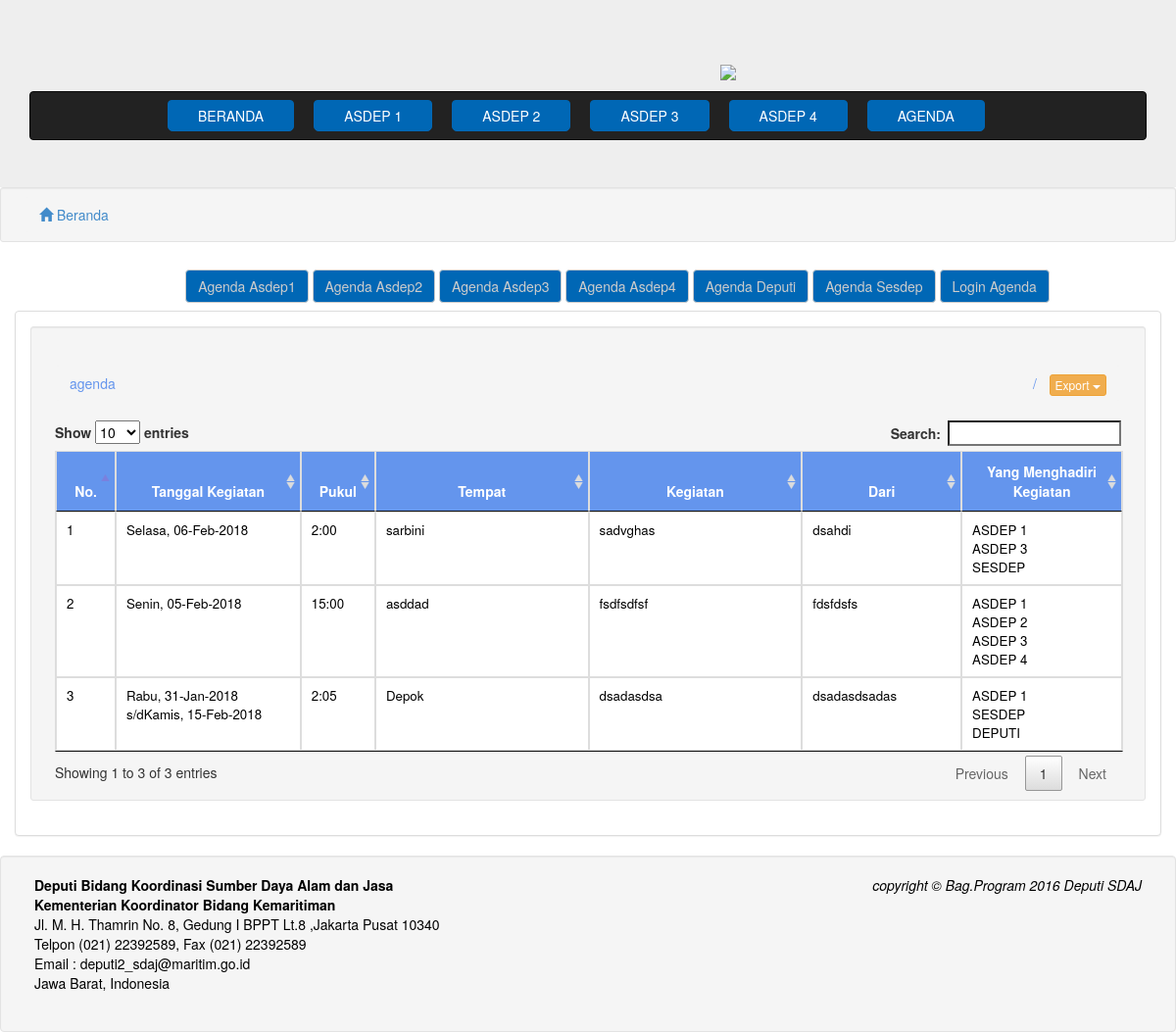
The page /index.php/agenda on the database its author committed.
### tables this page shows
CREATE TABLE `agenda` (
  `no` int(11) NOT NULL,
  `tanggal` datetime NOT NULL,
  `tanggal1` datetime DEFAULT NULL,
  `pukul` timestamp NOT NULL DEFAULT CURRENT_TIMESTAMP,
  `tempat` text NOT NULL,
  `kegiatan` text NOT NULL,
  `dari` text NOT NULL,
  `yg_menghadiri` text,
  `asdep1` int(11) DEFAULT NULL,
  `asdep2` int(11) DEFAULT NULL,
  `asdep3` int(11) DEFAULT NULL,
  `asdep4` int(11) DEFAULT NULL,
  `sesdep` int(11) DEFAULT NULL,
  `deputi` int(11) DEFAULT NULL,
  `created_at` timestamp NOT NULL DEFAULT CURRENT_TIMESTAMP,
  `updated_at` timestamp NULL DEFAULT CURRENT_TIMESTAMP,
  `created_by` int(11) DEFAULT NULL,
  `updated_by` int(11) DEFAULT NULL
);

### application/controllers/Beranda.php (called while the page is built, shortened)
<?php
class Beranda extends CI_Controller {
	function __construct() {
		$this->load->model('M_agenda');
		$this->load->model('M_kebijakan');
		$this->load->model('M_progress');
		$this->load->library('excel');
    }
	public function agenda($value='')
	{
		if ($value != '') {
					$result['data'] = $this->M_agenda->getByAsdep($value);
					$this->load->view('frontend/header');
					$this->load->view('frontend/list_agenda',$result);
					$this->load->view('frontend/footerf');
		}else{
			$result['data'] = $this->M_agenda->getAll();
		$this->load->view('frontend/header');
		$this->load->view('frontend/list_agenda',$result);
		$this->load->view('frontend/footerf');
		}
	}
}

### index.php (called while the page is built, shortened)
<?php
require_once BASEPATH.'core/CodeIgniter.php';

### application/models/M_agenda.php (called while the page is built, shortened)
<?php
class M_agenda extends CI_Model {
	public function getAll()
	{
		$sql = "SELECT agenda.*,user.role,user.name from agenda inner join user on user.no = agenda.created_by  ORDER BY agenda.tanggal DESC";
		return $this->db->query($sql)->result();
	}
}

### application/views/frontend/list_agenda.php (the view, shortened to what this page needs)
<link href="<?php echo base_url();?>assets/css/style.css" rel="stylesheet">
<div class="well well-sm">
    <div class="container">
        <div class="row">
        	<div class="col-md-12">
                <ol class="breadcrumb" style="margin-bottom: 0;">
                    <li class="active">
                    <a href="<?php echo base_url();?>">
                        <span class="glyphicon glyphicon-home"></span> Beranda
                    </a>
                    </li>
                </ol>
        	</div>
        </div>
    </div>
</div>
<div class="container">
	<div class="collapse navbar-collapse">
        <ul class="nav navbar-nav" style="text-align:center">
            <a href="<?php echo base_url();?>agenda/asdep1" class="btn btn-default navbar-btn" style="background-color:#0067b5; color: #CCCCCC;">Agenda Asdep1</a>
            <a href="<?php echo base_url();?>agenda/asdep2" class="btn btn-default navbar-btn" style="background-color:#0067b5; color: #CCCCCC;">Agenda Asdep2</a>
            <a href="<?php echo base_url();?>agenda/asdep3" class="btn btn-default navbar-btn" style="background-color: #0067b5; color: #CCCCCC;">Agenda Asdep3</a>
            <a href="<?php echo base_url();?>agenda/asdep4" class="btn btn-default navbar-btn" style="background-color: #0067b5; color: #CCCCCC;">Agenda Asdep4</a>
            <a href="<?php echo base_url();?>agenda/deputi" class="btn btn-default navbar-btn" style="background-color: #0067b5; color: #CCCCCC;">Agenda Deputi</a>
            <a href="<?php echo base_url();?>Sesdep" class="btn btn-default navbar-btn" style="background-color: #0067b5; color: #CCCCCC;">Agenda Sesdep</a>
            <a href="<?php echo base_url();?>Sesdep" class="btn btn-default navbar-btn" style="background-color: #0067b5; color: #CCCCCC;">Login Agenda</a>
        </ul>
	</div>
	<div class="panel panel-default">
    	<div class="panel-body">
        <div class="well well-sm">
    <div class="container">
	<ol class="breadcrumb" style="margin-top: 30px;">
  <?php
  if ($this->uri->segment(2) != null) {
    ?>
    <li class="breadcrumb-item"><a href="<?php echo base_url().$this->uri->segment(1);?>"><?php echo $this->uri->segment(1);?></a></li>
    <li class="breadcrumb-item active"><?php echo $this->uri->segment(2);?></li>
    <?php
  }else{
    ?>
    <li class="breadcrumb-item active"><?php echo $this->uri->segment(1);?></li>
    <?php
  }
  if ($this->uri->segment(2) != null) {
    ?>
    <li class="pull-right">
                        <div class="btn-group">
                          <button type="button" class="btn btn-xs btn-warning dropdown-toggle" data-toggle="dropdown" aria-haspopup="true" aria-expanded="false">
                            Export <span class="caret"></span>
                          </button>
                          <ul class="dropdown-menu">
                            <li><a href="<?php echo base_url();?>beranda/excels/agenda/asdep1">Asdep1</a></li>
                            <li><a href="<?php echo base_url();?>beranda/excels/agenda/asdep2">Asdep2</a></li>
                            <li><a href="<?php echo base_url();?>beranda/excels/agenda/asdep3">Asdep3</a></li>
                            <li><a href="<?php echo base_url();?>beranda/excels/agenda/asdep4">Asdep4</a></li>
                            <li><a href="<?php echo base_url();?>beranda/excels/agenda/deputi">Deputi</a></li>
                            <li><a href="<?php echo base_url();?>beranda/excels/agenda/sesdep">Sesdep</a></li>
                            <li role="separator" class="divider"></li>
                            <li><a href="<?php echo base_url();?>beranda/excels/agenda">Semua</a></li>
                          </ul>
                        </div>
                    </li><?php
  }else{
    ?>
     <li class="pull-right">
                        <div class="btn-group">
                          <button type="button" class="btn btn-xs btn-warning dropdown-toggle" data-toggle="dropdown" aria-haspopup="true" aria-expanded="false">
                            Export <span class="caret"></span>
                          </button>
                        </div>
                    </li>
    <?php
  }
  ?>
</ol>
	<table id="agenda" class="table table-bordered">
					<thead>
						<tr>
							<th>No.</th>
							<th>Tanggal Kegiatan</th>
              <th>Pukul</th>
              <th width="20%">Tempat</th>
              <th width="20%">Kegiatan</th>
              <th width="15%">Dari</th>
              <th>Yang Menghadiri Kegiatan</th>
						</tr>
					</thead>
					<tbody>
					<?php
						$i=1;
						foreach ($data as $key) {
              if (date('N',strtotime($key->tanggal)) == 1) {$hari = 'Senin';}
              if (date('N',strtotime($key->tanggal)) == 2) {$hari = 'Selasa';}
              if (date('N',strtotime($key->tanggal)) == 3) {$hari = 'Rabu';}
              if (date('N',strtotime($key->tanggal1)) == 4) {$hari1 = 'Kamis';}
						?>
						<tr>
							<td><?php echo $i;?></td>
              <td><?php
              if ($key->tanggal1 == null) {
                echo $hari.", ".date("d-M-Y",strtotime($key->tanggal));
              }else{
                echo $hari.", ".date("d-M-Y",strtotime($key->tanggal))." s/d".$hari1.", ".date("d-M-Y",strtotime($key->tanggal1));
              }
              ?></td>
              <td><?php echo date("G:i",strtotime(substr($key->tanggal, 10)));?></td>
              <td><?php echo $key->tempat;?></td>
              <td><?php echo $key->kegiatan;?></td>
              <td><?php echo $key->dari;?></td>
              <td><?php
              if ($key->asdep1 == 1) { echo "ASDEP 1<br/>";}
              if ($key->asdep2 == 1) { echo "ASDEP 2<br/>";}
              if ($key->asdep3 == 1) { echo "ASDEP 3<br/>";}
              if ($key->asdep4 == 1) { echo "ASDEP 4<br/>";}
              if ($key->sesdep == 1) { echo "SESDEP <br/>";}
              if ($key->deputi == 1) { echo "DEPUTI <br/>";}?></td>
						</tr>
						<?php
						$i++;}
					 ?>
					</tbody>
				</table>
				</div>
			</div>
</div>
</div>
</div>

### assets/demo_table_jui.css (style rules this page uses)
.sorting_asc { background: url('../images/sort_asc.png') no-repeat center right; }
.sorting { background: url('../images/sort_both.png') no-repeat center right; }
tr.odd { background-color: #FFFFFF; }
tr.even { background-color: white; }
tr.odd td.sorting_1 { background-color: #FFFFFF; }
tr.even td.sorting_1 { background-color: #FFFFFF; }

### assets/css/lightbox.css (style rules this page uses)
body:after { content: url(../images/close.png) url(../images/loading.gif) url(../images/prev.png) url(../images/next.png); display: none; }

### assets/css/style.css (style rules this page uses)
tr { background-color: #6495ED; color: white; }
th { background-color: #6495ED; text-align: center; }
td { background-color: white; font-size: 10pt; color: black; }

### rows shown on the page
agenda: tanggal "Selasa", tanggal "06-Feb-2018", tanggal "2:00", tempat "sarbini", kegiatan "sadvghas", dari "dsahdi", asdep1 "ASDEP 1", asdep3 "ASDEP 3", sesdep "SESDEP"
agenda: tanggal "Senin", tanggal "05-Feb-2018", tanggal "15:00", tempat "asddad", kegiatan "fsdfsdfsf", dari "fdsfdsfs", asdep1 "ASDEP 1", asdep2 "ASDEP 2", asdep3 "ASDEP 3", asdep4 "ASDEP 4"
agenda: tanggal "Rabu", tanggal "31-Jan-2018", tanggal1 "Kamis", tanggal1 "15-Feb-2018", tanggal "2:05", tempat "Depok", kegiatan "dsadasdsa", dari "dsadasdsadas", asdep1 "ASDEP 1", sesdep "SESDEP", deputi "DEPUTI"

### other values the page prints
$this->uri->segment(1) "agenda"
